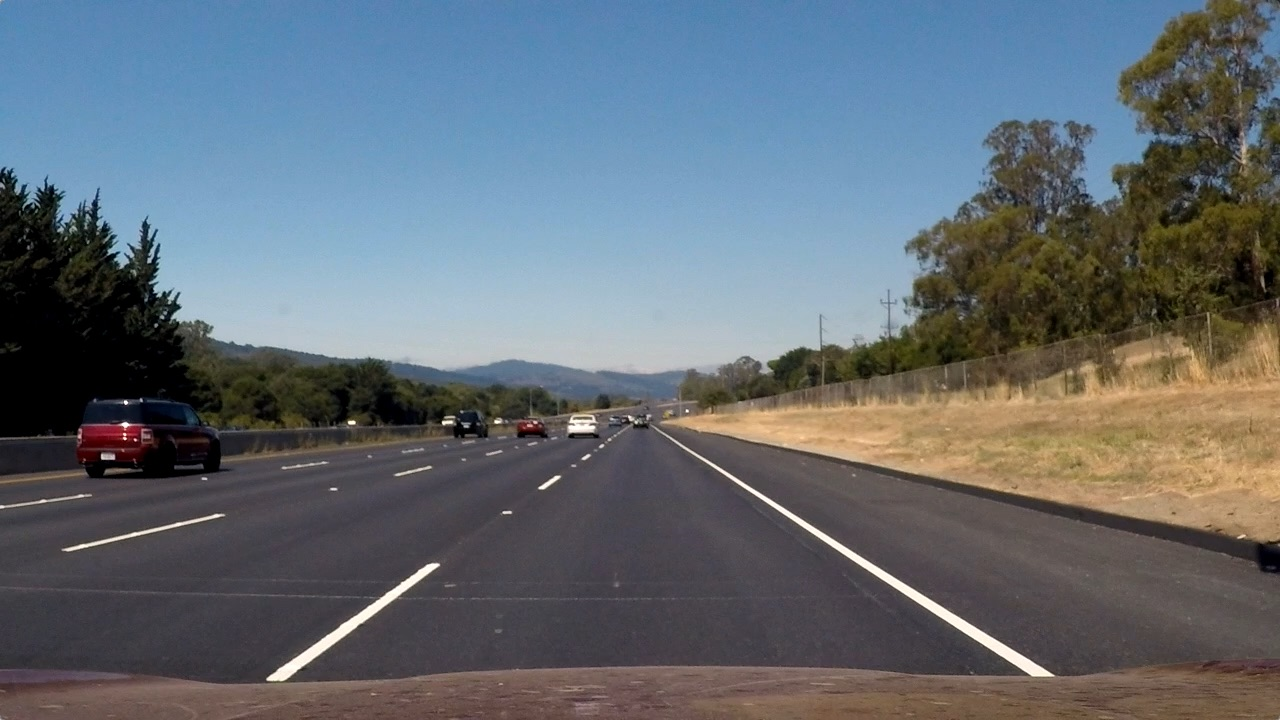
#> input picture term1/project4/test_images/straight_lines2.jpg, 1280 x 720 px
$ python -i image_preparation.py   (imports and definitions only)   (older library calls are emulated)
#> lines starting #> are read from the running program, lines starting #| are printed output that depends on the picture
#> further down, picture is the input picture: shape (720, 1280, 3); mean B, G, R 115.1, 107.7, 99.4
import cv2
import numpy as np


NX = 9
NY = 6


# [32 lines left out: functions get_calibration_matrix, undistort_image, not called in this run]

def abs_sobel_threshold(image, orient='x', sobel_kernel=3, thresh=(0, 255)):
    """Apply sobel operator in specified orientation and apply threshold to the
    calculated gradients

    :param image: input image
    :param orient: orientation in which to apply sobel
    :param sobel_kernel: kernel size
    :param thresh: tuple with lower and upper threshold for gradient value
    :return: mask of gradients that pass specified thresholds
    """
#> called with orient = 'x', sobel_kernel = 3, thresh = (0, 255)
    # Calculate directional gradient
    gray = cv2.cvtColor(image, cv2.COLOR_BGR2GRAY)
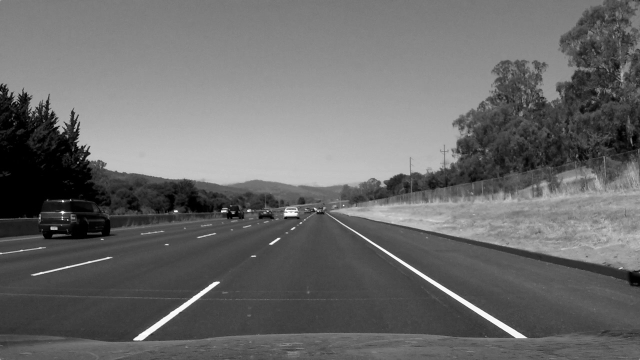
#> gray: shape (720, 1280) (shown at 1/2 size); min 0, max 254, mean 106
    if orient == "x":
        sobel = cv2.Sobel(gray, cv2.CV_64F, 1, 0, ksize=sobel_kernel)
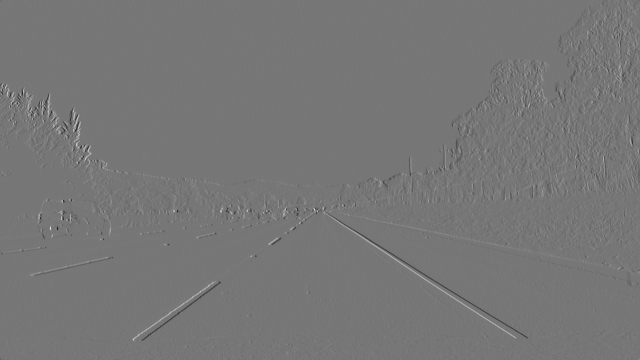
#> sobel: shape (720, 1280) float64 (shown at 1/2 size); min -707, max 809, mean 0.2; drawn with min black and max white
    elif orient == "y":
        sobel = cv2.Sobel(gray, cv2.CV_64F, 0, 1, ksize=sobel_kernel)
    abs_sobel = np.absolute(sobel)
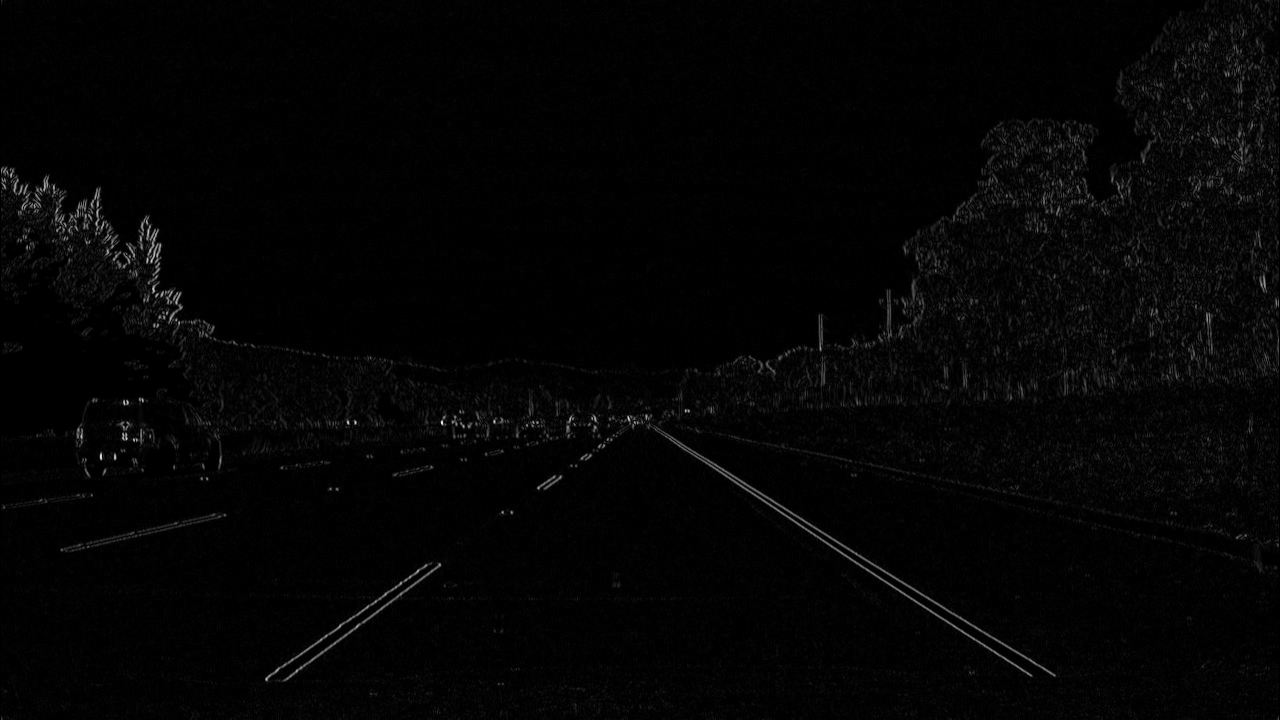
#> abs_sobel: shape (720, 1280) float64; min 0, max 809, mean 15.1; drawn with min black and max white
    scaled_sobel = np.uint8(255 * abs_sobel / np.max(abs_sobel))
    grad_binary = np.zeros_like(gray)
    # Apply threshold
    grad_binary[(scaled_sobel >= thresh[0]) & (scaled_sobel <= thresh[1])] = 1
    return grad_binary

# [49 lines left out: functions mag_threshold, dir_threshold, hls_threshold, not called in this run]

>>> import cv2
>>> picture = cv2.imread('test_images/straight_lines2.jpg')
>>> result = abs_sobel_threshold(picture)
#> result: shape (720, 1280); every value is 1

$ run again, on term1/project4/test_images/test1.jpg
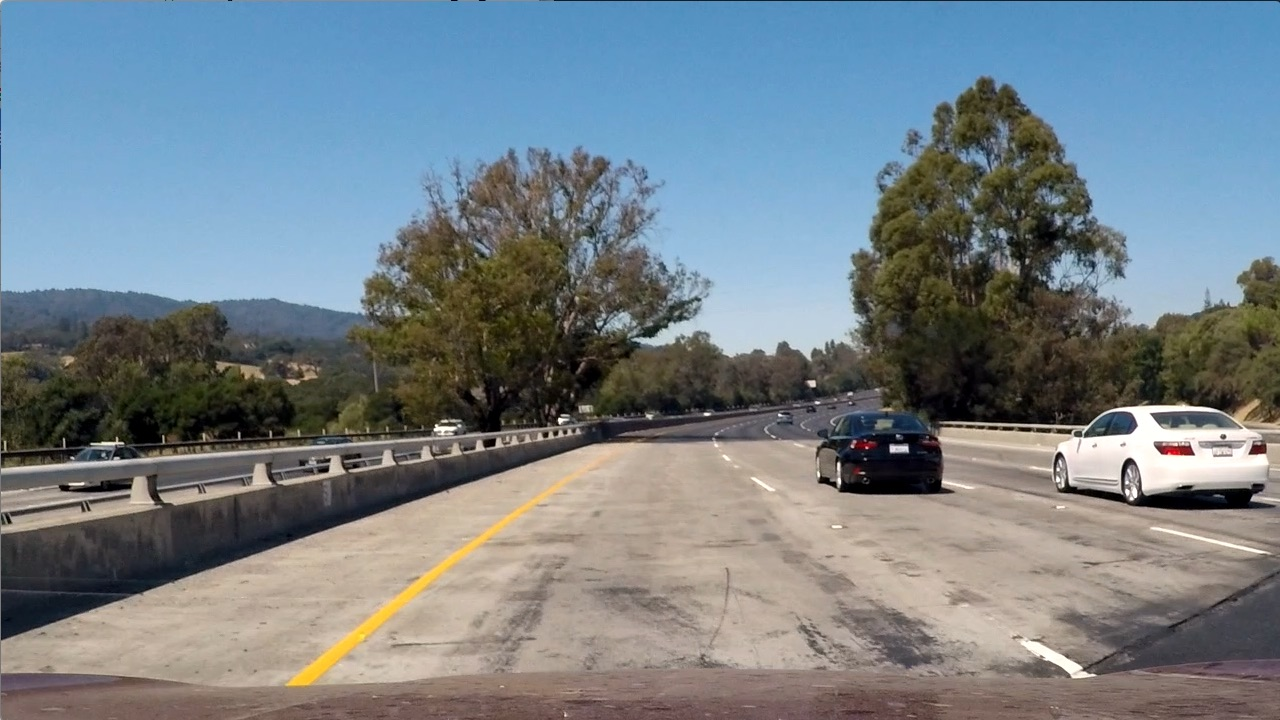
#> input picture term1/project4/test_images/test1.jpg, 1280 x 720 px
#> picture is the input picture: shape (720, 1280, 3); mean B, G, R 135.5, 128.7, 117.5
#> in abs_sobel_threshold, `sobel = cv2.Sobel(gray, cv2.CV_64F, 1, 0, ksize=sobel_kernel)`:
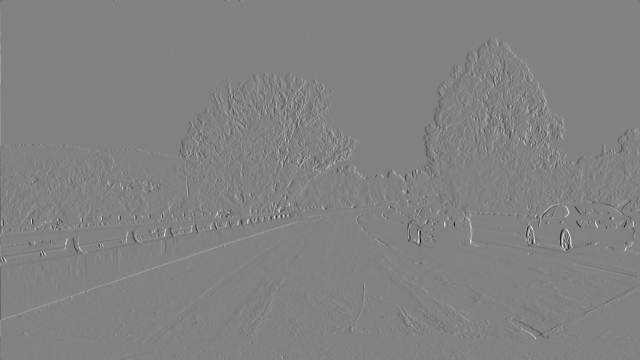
#> sobel: shape (720, 1280) float64 (shown at 1/2 size); min -858, max 827, mean 0; drawn with min black and max white
#> in abs_sobel_threshold, `abs_sobel = np.absolute(sobel)`:
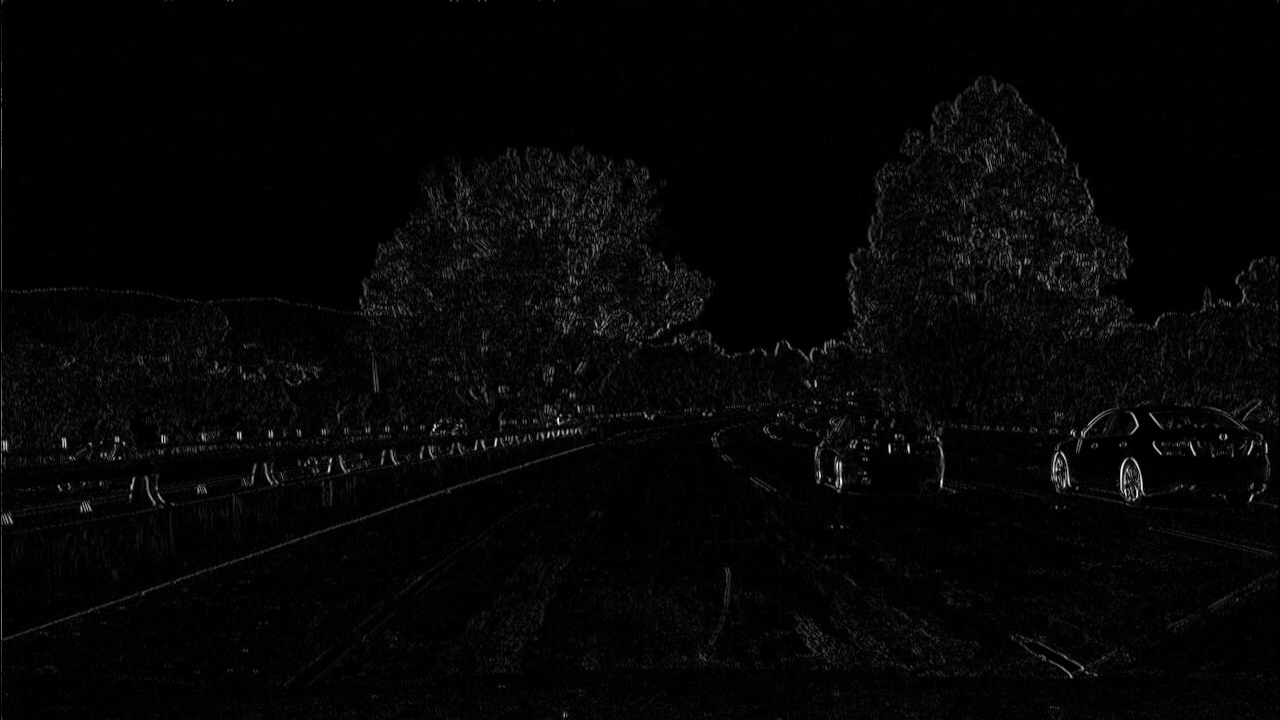
#> abs_sobel: shape (720, 1280) float64; min 0, max 858, mean 19.7; drawn with min black and max white
#> result: shape (720, 1280); every value is 1

$ run again, on term1/project4/test_images/test2.jpg
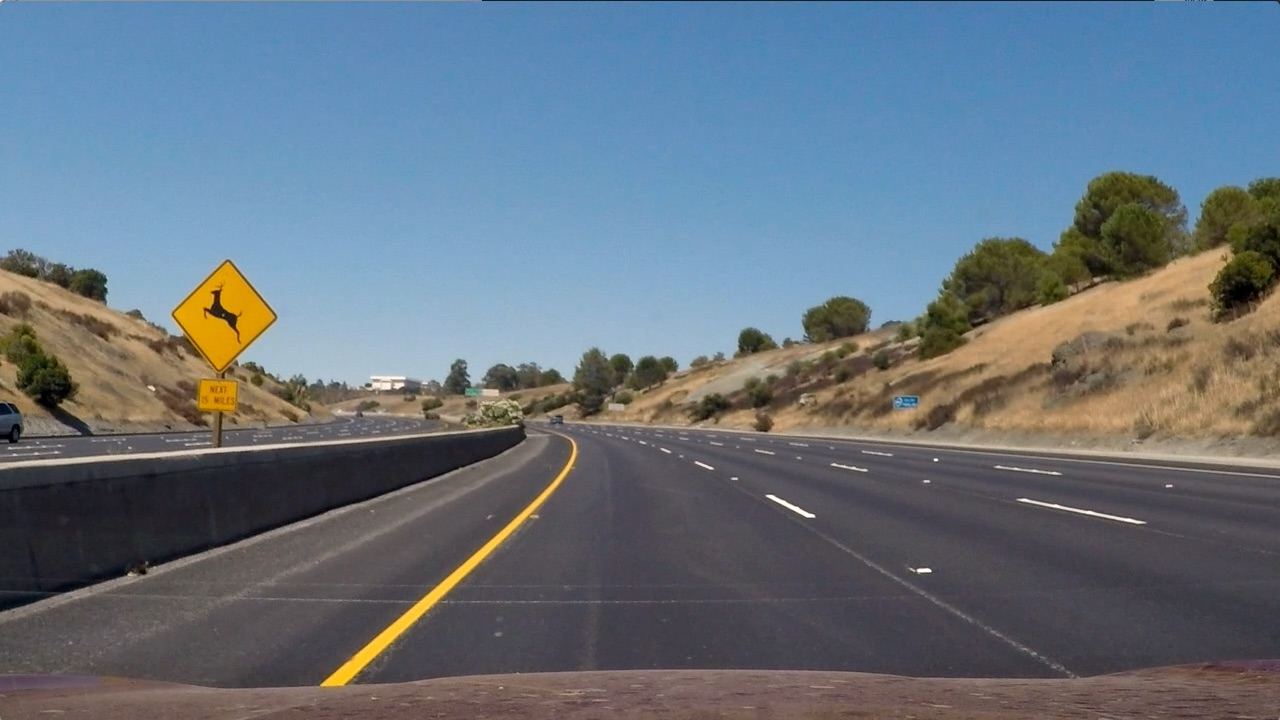
#> input picture term1/project4/test_images/test2.jpg, 1280 x 720 px
#> picture is the input picture: shape (720, 1280, 3); mean B, G, R 125.5, 114.6, 102.8
#> in abs_sobel_threshold, `sobel = cv2.Sobel(gray, cv2.CV_64F, 1, 0, ksize=sobel_kernel)`:
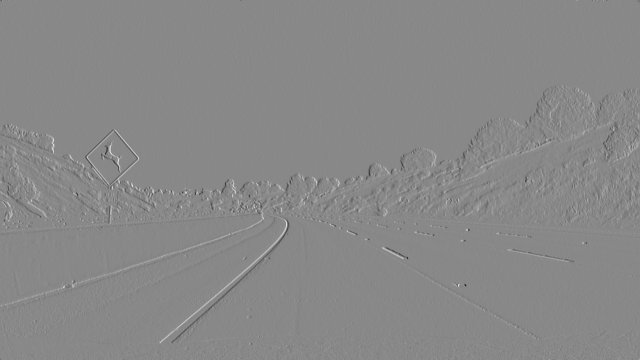
#> sobel: shape (720, 1280) float64 (shown at 1/2 size); min -610, max 530, mean -0.1; drawn with min black and max white
#> in abs_sobel_threshold, `abs_sobel = np.absolute(sobel)`:
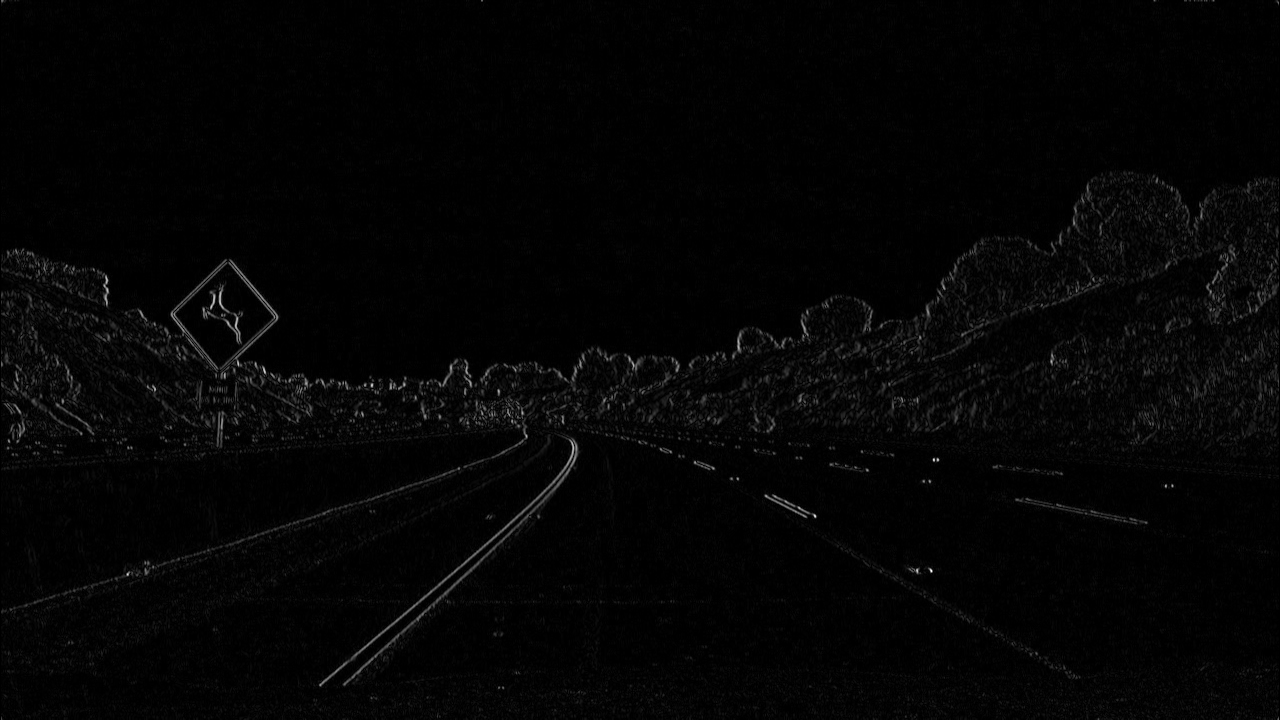
#> abs_sobel: shape (720, 1280) float64; min 0, max 610, mean 12; drawn with min black and max white
#> result: shape (720, 1280); every value is 1
